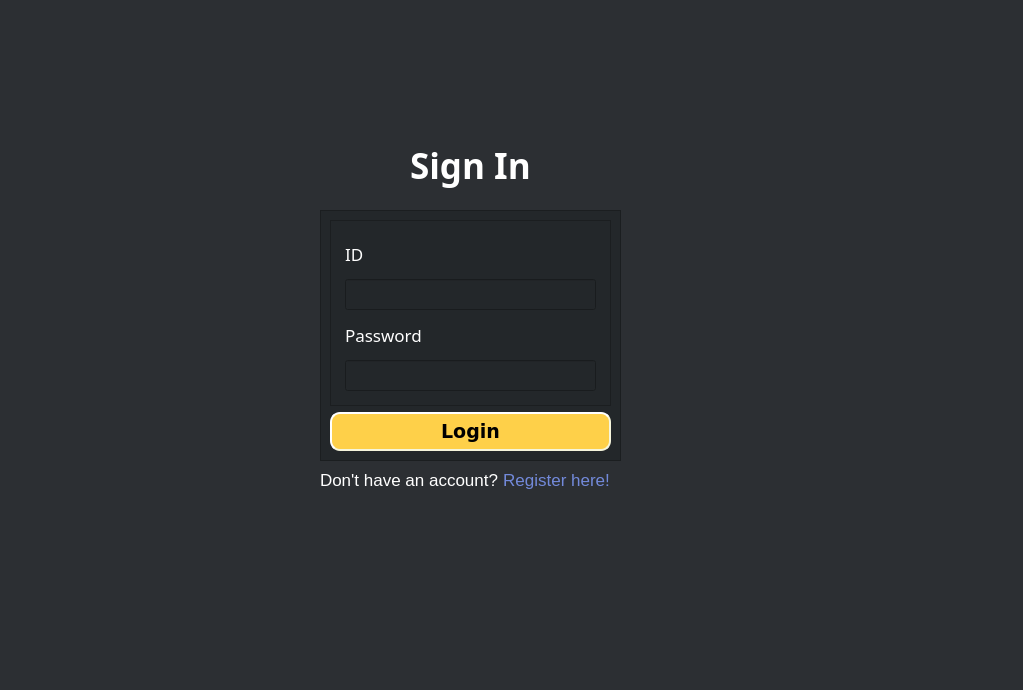
<?xml version="1.0" encoding="UTF-8"?>
<ui version="4.0">
 <class>Form</class>
 <widget class="QWidget" name="Form">
  <property name="geometry">
   <rect>
    <x>0</x>
    <y>0</y>
    <width>1023</width>
    <height>690</height>
   </rect>
  </property>
  <property name="windowTitle">
   <string>Form</string>
  </property>
  <property name="styleSheet">
   <string notr="true">background-color:#2C2F33;</string>
  </property>
  <widget class="QLabel" name="label_24">
   <property name="geometry">
    <rect>
     <x>1470</x>
     <y>1100</y>
     <width>121</width>
     <height>21</height>
    </rect>
   </property>
   <property name="font">
    <font>
     <pointsize>13</pointsize>
    </font>
   </property>
   <property name="styleSheet">
    <string notr="true">color: #7289da;</string>
   </property>
   <property name="text">
    <string>Register  here</string>
   </property>
  </widget>
  <widget class="QLabel" name="label_27">
   <property name="geometry">
    <rect>
     <x>1280</x>
     <y>1100</y>
     <width>198</width>
     <height>20</height>
    </rect>
   </property>
   <property name="font">
    <font>
     <pointsize>13</pointsize>
    </font>
   </property>
   <property name="styleSheet">
    <string notr="true">color: white;</string>
   </property>
   <property name="text">
    <string>Don't have an account? </string>
   </property>
  </widget>
  <widget class="QLabel" name="label_29">
   <property name="geometry">
    <rect>
     <x>600</x>
     <y>211</y>
     <width>441</width>
     <height>461</height>
    </rect>
   </property>
   <property name="text">
    <string>&lt;html&gt;&lt;head/&gt;&lt;body&gt;&lt;p&gt;&lt;img src=&quot;:/illustrations/imgs/2.png&quot;/&gt;&lt;/p&gt;&lt;/body&gt;&lt;/html&gt;</string>
   </property>
  </widget>
  <widget class="QLabel" name="label_30">
   <property name="geometry">
    <rect>
     <x>-120</x>
     <y>-160</y>
     <width>371</width>
     <height>321</height>
    </rect>
   </property>
   <property name="text">
    <string>&lt;html&gt;&lt;head/&gt;&lt;body&gt;&lt;p&gt;&lt;img src=&quot;:/illustrations/imgs/6.png&quot;/&gt;&lt;/p&gt;&lt;/body&gt;&lt;/html&gt;</string>
   </property>
  </widget>
  <widget class="QLabel" name="label_31">
   <property name="geometry">
    <rect>
     <x>-110</x>
     <y>260</y>
     <width>411</width>
     <height>401</height>
    </rect>
   </property>
   <property name="text">
    <string>&lt;html&gt;&lt;head/&gt;&lt;body&gt;&lt;p&gt;&lt;img src=&quot;:/illustrations/imgs/7.png&quot;/&gt;&lt;/p&gt;&lt;/body&gt;&lt;/html&gt;</string>
   </property>
  </widget>
  <widget class="QFrame" name="frame_11">
   <property name="geometry">
    <rect>
     <x>320</x>
     <y>210</y>
     <width>301</width>
     <height>251</height>
    </rect>
   </property>
   <property name="styleSheet">
    <string notr="true">background-color: #23272A;
</string>
   </property>
   <property name="frameShape">
    <enum>QFrame::StyledPanel</enum>
   </property>
   <property name="frameShadow">
    <enum>QFrame::Raised</enum>
   </property>
   <layout class="QGridLayout" name="gridLayout_19">
    <item row="0" column="0">
     <widget class="QFrame" name="frame_12">
      <property name="styleSheet">
       <string notr="true"/>
      </property>
      <property name="frameShape">
       <enum>QFrame::StyledPanel</enum>
      </property>
      <property name="frameShadow">
       <enum>QFrame::Raised</enum>
      </property>
      <layout class="QGridLayout" name="gridLayout_20">
       <item row="0" column="0">
        <layout class="QGridLayout" name="gridLayout_21">
         <property name="leftMargin">
          <number>5</number>
         </property>
         <property name="topMargin">
          <number>5</number>
         </property>
         <property name="rightMargin">
          <number>5</number>
         </property>
         <property name="bottomMargin">
          <number>5</number>
         </property>
         <item row="2" column="0">
          <widget class="QLineEdit" name="id">
           <property name="font">
            <font>
             <pointsize>14</pointsize>
            </font>
           </property>
           <property name="styleSheet">
            <string notr="true">QLineEdit{
	color:white;
}

QLineEdit:focus{
	border: 1px solid rgb(170, 255, 0)  ;
}</string>
           </property>
           <property name="text">
            <string/>
           </property>
          </widget>
         </item>
         <item row="4" column="0">
          <widget class="QLineEdit" name="pswd">
           <property name="font">
            <font>
             <pointsize>14</pointsize>
            </font>
           </property>
           <property name="styleSheet">
            <string notr="true">QLineEdit{
	color:white;
}

QLineEdit:focus{
	border: 1px solid rgb(170, 255, 0)  ;
}</string>
           </property>
           <property name="echoMode">
            <enum>QLineEdit::Password</enum>
           </property>
          </widget>
         </item>
         <item row="3" column="0">
          <widget class="QLabel" name="label_33">
           <property name="font">
            <font>
             <family>padmaa</family>
             <pointsize>13</pointsize>
            </font>
           </property>
           <property name="styleSheet">
            <string notr="true">color: white;</string>
           </property>
           <property name="text">
            <string>Password</string>
           </property>
          </widget>
         </item>
         <item row="1" column="0">
          <widget class="QLabel" name="label_34">
           <property name="font">
            <font>
             <family>padmaa</family>
             <pointsize>13</pointsize>
             <weight>50</weight>
             <bold>false</bold>
            </font>
           </property>
           <property name="styleSheet">
            <string notr="true">color: white;</string>
           </property>
           <property name="text">
            <string>ID</string>
           </property>
          </widget>
         </item>
        </layout>
       </item>
      </layout>
     </widget>
    </item>
    <item row="1" column="0">
     <widget class="QPushButton" name="submit_btn">
      <property name="font">
       <font>
        <family>DejaVu Sans</family>
        <pointsize>14</pointsize>
        <weight>75</weight>
        <italic>false</italic>
        <bold>true</bold>
        <strikeout>false</strikeout>
        <kerning>false</kerning>
       </font>
      </property>
      <property name="styleSheet">
       <string notr="true">QPushButton{
	background-color: #FED049;
	border-style: outset;
	border-width: 2px;
	border-radius: 10px;
	border-color: beige;
	padding: 6px;
}

QPushButton:hover{
		background-color: #7289DA;
		color: white;
}</string>
      </property>
      <property name="text">
       <string>Login</string>
      </property>
     </widget>
    </item>
   </layout>
  </widget>
  <widget class="QLabel" name="label_35">
   <property name="geometry">
    <rect>
     <x>320</x>
     <y>470</y>
     <width>198</width>
     <height>20</height>
    </rect>
   </property>
   <property name="font">
    <font>
     <pointsize>13</pointsize>
    </font>
   </property>
   <property name="styleSheet">
    <string notr="true">color: white;</string>
   </property>
   <property name="text">
    <string>Don't have an account? </string>
   </property>
  </widget>
  <widget class="QLabel" name="label_36">
   <property name="geometry">
    <rect>
     <x>410</x>
     <y>140</y>
     <width>151</width>
     <height>51</height>
    </rect>
   </property>
   <property name="font">
    <font>
     <family>Sitka Text</family>
     <pointsize>26</pointsize>
     <weight>75</weight>
     <bold>true</bold>
     <underline>false</underline>
    </font>
   </property>
   <property name="styleSheet">
    <string notr="true">color: white;</string>
   </property>
   <property name="text">
    <string>Sign In</string>
   </property>
  </widget>
  <widget class="QPushButton" name="btn_switch_register">
   <property name="geometry">
    <rect>
     <x>498</x>
     <y>463</y>
     <width>117</width>
     <height>33</height>
    </rect>
   </property>
   <property name="font">
    <font>
     <pointsize>13</pointsize>
    </font>
   </property>
   <property name="styleSheet">
    <string notr="true">QPushButton{
	color: #7289da;
	background-color:#2C2F33;
}

QPushButton:hover{
	text-decoration: underline;
}</string>
   </property>
   <property name="text">
    <string>Register here!</string>
   </property>
   <property name="flat">
    <bool>true</bool>
   </property>
  </widget>
  <zorder>label_35</zorder>
  <zorder>label_24</zorder>
  <zorder>label_27</zorder>
  <zorder>label_29</zorder>
  <zorder>label_30</zorder>
  <zorder>label_31</zorder>
  <zorder>frame_11</zorder>
  <zorder>label_36</zorder>
  <zorder>btn_switch_register</zorder>
 </widget>
 <resources>
  <include location="../res.qrc"/>
 </resources>
 <connections/>
</ui>
